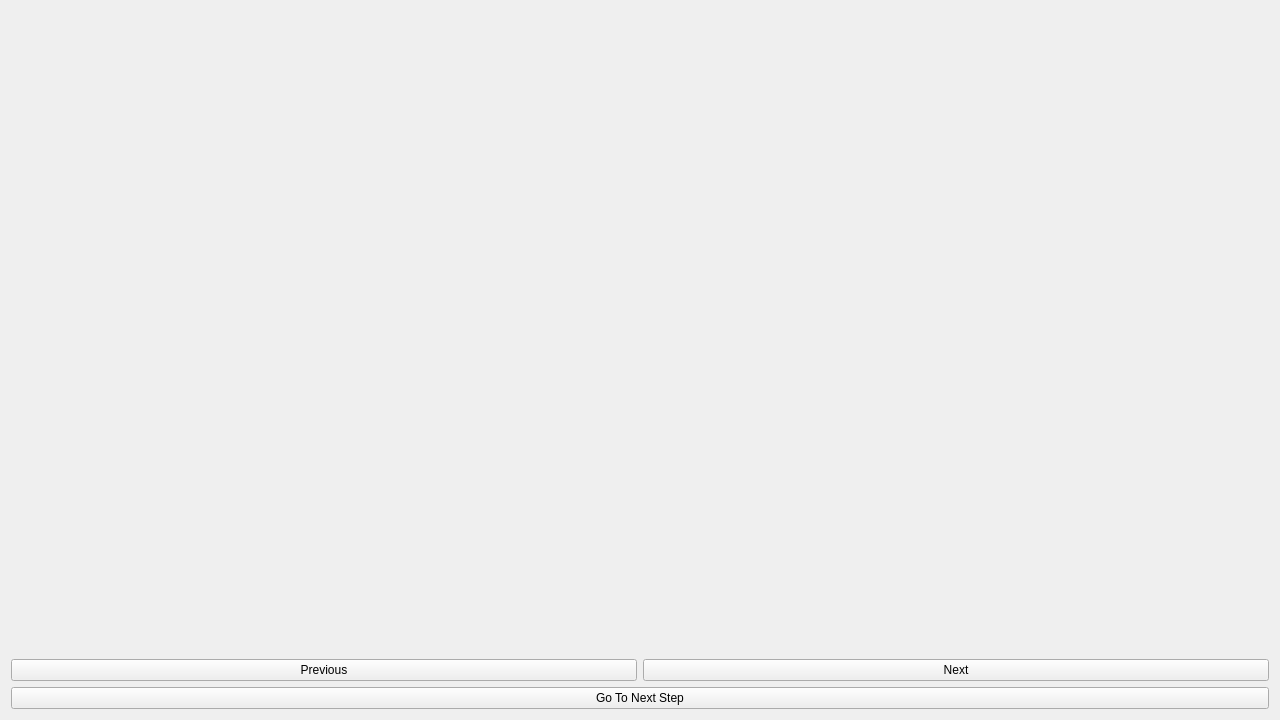
<?xml version="1.0" encoding="UTF-8"?>
<ui version="4.0">
 <class>Form</class>
 <widget class="QWidget" name="Form">
  <property name="geometry">
   <rect>
    <x>0</x>
    <y>0</y>
    <width>1280</width>
    <height>720</height>
   </rect>
  </property>
  <property name="minimumSize">
   <size>
    <width>1280</width>
    <height>720</height>
   </size>
  </property>
  <property name="maximumSize">
   <size>
    <width>1280</width>
    <height>720</height>
   </size>
  </property>
  <property name="windowTitle">
   <string>Show Dataset</string>
  </property>
  <layout class="QHBoxLayout" name="horizontalLayout_2">
   <item>
    <layout class="QVBoxLayout" name="verticalLayout_2">
     <item>
      <widget class="QLabel" name="label_img">
       <property name="text">
        <string/>
       </property>
       <property name="alignment">
        <set>Qt::AlignCenter</set>
       </property>
      </widget>
     </item>
     <item>
      <layout class="QVBoxLayout" name="verticalLayout">
       <item>
        <layout class="QHBoxLayout" name="horizontalLayout">
         <item>
          <widget class="QPushButton" name="pushButton_prev">
           <property name="text">
            <string>Previous</string>
           </property>
          </widget>
         </item>
         <item>
          <widget class="QPushButton" name="pushButton_next">
           <property name="text">
            <string>Next</string>
           </property>
          </widget>
         </item>
        </layout>
       </item>
       <item>
        <widget class="QPushButton" name="pushButton_approve">
         <property name="text">
          <string>Go To Next Step</string>
         </property>
        </widget>
       </item>
      </layout>
     </item>
    </layout>
   </item>
  </layout>
 </widget>
 <resources/>
 <connections/>
</ui>
